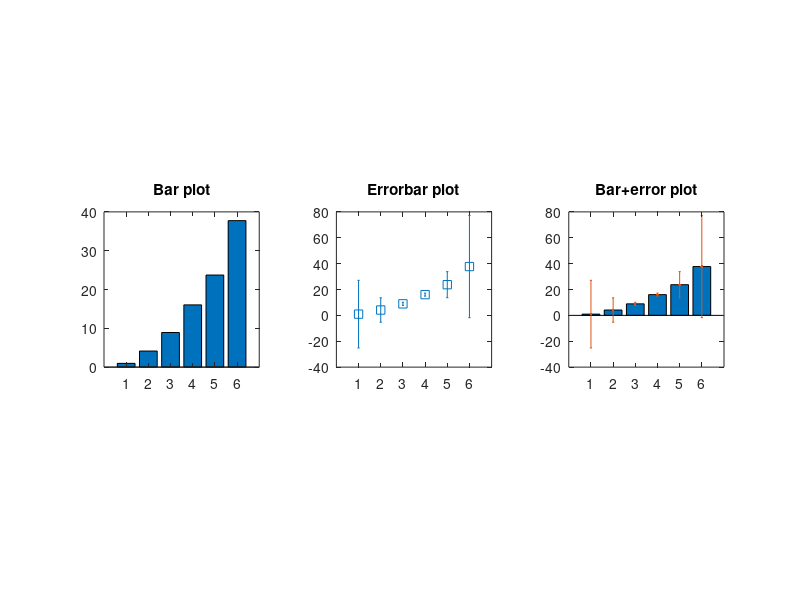
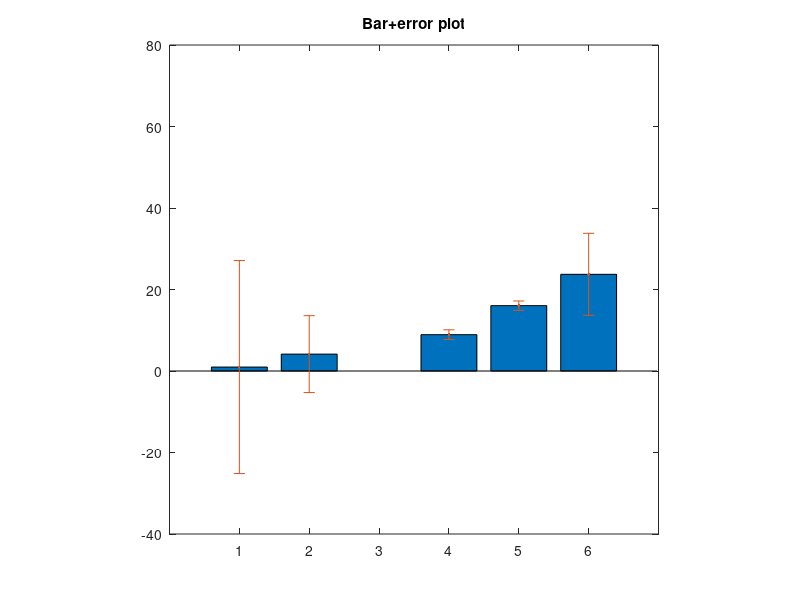
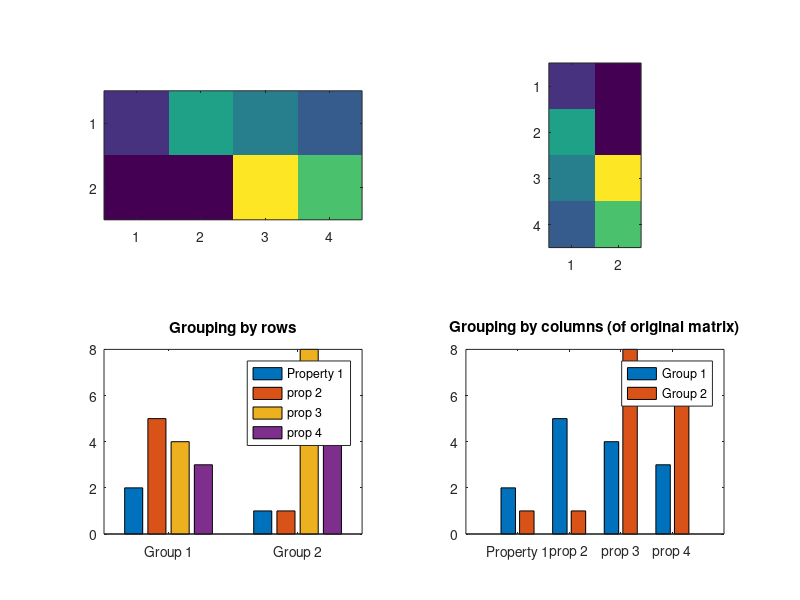

Reproduce these figures in MATLAB, in order.
%%
%   COURSE: Master statistics and machine learning: intuition, math, code										
%      URL: udemy.com/course/statsml_x/?couponCode=202304 
% 
%  SECTION: Visualizing data
%    VIDEO: Bar plots
% 
%  TEACHER: Mike X Cohen, sincxpress.com
%

%%

% a clear MATLAB workspace is a clear mental workspace
close all; clear; clc
pkg load statistics % load Octave stats package

%% create data for the bar plot

% data sizes
m = 30; % rows
n =  6; % columns

% generate data
data = bsxfun(@times,30*randn(m,n),linspace(-1,1,n).^2);
data = bsxfun(@plus,data,(1:n).^2);

%% show the bars

figure(1), clf
subplot(131)
bar(1:n,mean(data))
axis square, set(gca,'xlim',[0 n+1],'xtick',1:n)
title('Bar plot')

subplot(132)
errorbar(1:n,mean(data),std(data,[],1),'s')
axis square, set(gca,'xlim',[0 n+1],'xtick',1:n)
title('Errorbar plot')

subplot(133)
bar(1:n,mean(data))
hold on
errorbar(1:n,mean(data),std(data),'.')
axis square, set(gca,'xlim',[0 n+1],'xtick',1:n)
title('Bar+error plot')

%% manually specify x-axis coordinates

xcrossings = [ 1 2 4 5 6 9 ];

figure(2), clf

bar(xcrossings,mean(data))
hold on
errorbar(xcrossings,mean(data),std(data),'.')
axis square, set(gca,'xlim',[0 n+1],'xtick',1:n)
title('Bar+error plot')


%% note about bars from matrices

% data are groups (rows) X property (columns)
m = [2 5 4 3; 1 1 8 6];

figure(3), clf

% conceptualizing the data as <row> groups of <columns>
subplot(221)
imagesc(m), axis image
set(gca,'xtick',1:size(m,2),'ytick',1:size(m,1))

subplot(223)
bar(m)
set(gca,'xticklabel',{'Group 1';'Group 2'},'fontsize',10)
legend({'Property 1';'prop 2';'prop 3';'prop 4'})
title('Grouping by rows')



% now other orientation (property X group)
subplot(222)
imagesc(m'), axis image
set(gca,'xtick',1:size(m',2),'ytick',1:size(m',1))

subplot(224)
bar(m') % note the transpose
set(gca,'xticklabel',{'Property 1';'prop 2';'prop 3';'prop 4'},'fontsize',10)
legend({'Group 1';'Group 2'})
title('Grouping by columns (of original matrix)')

%% done.
